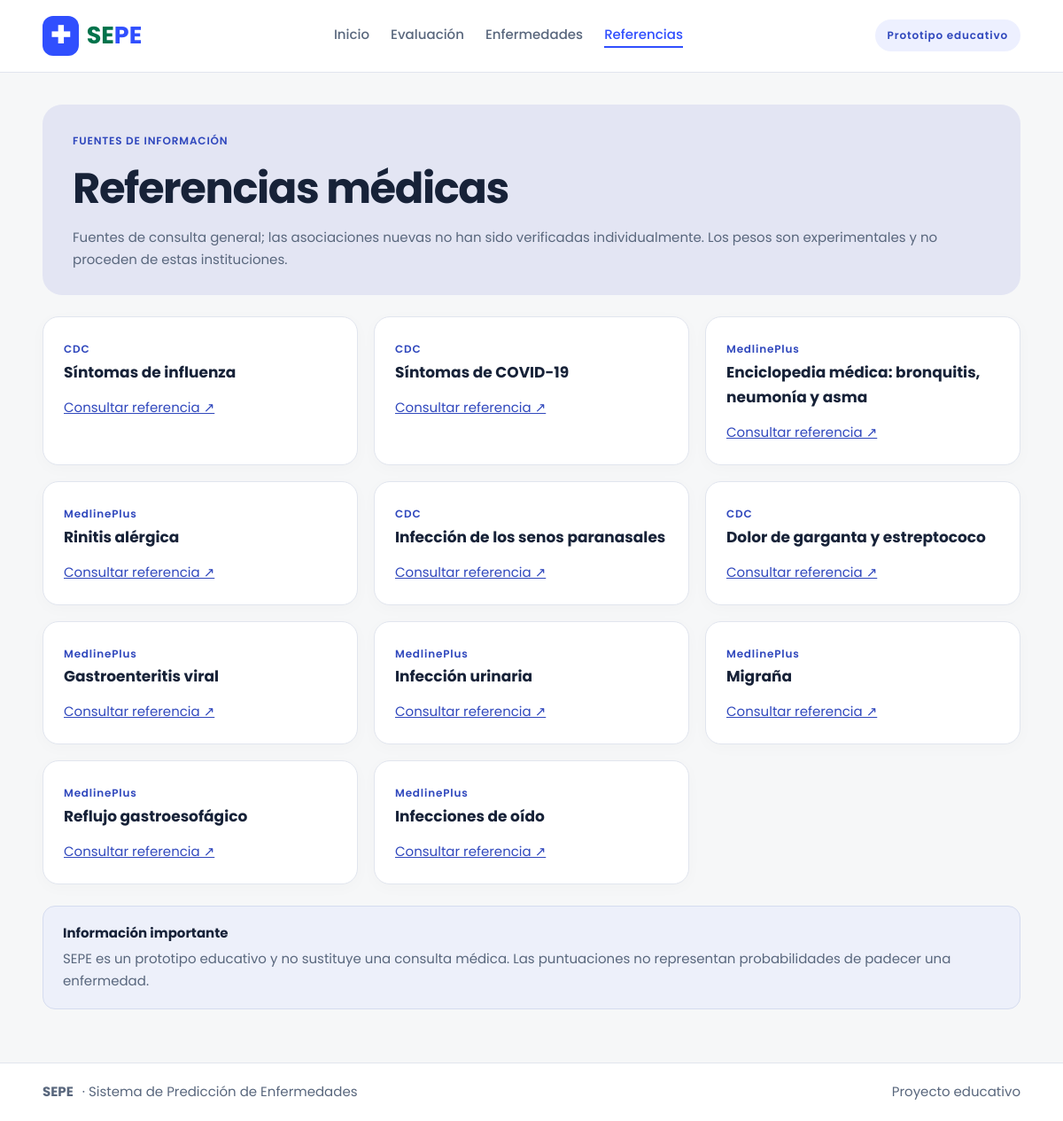
Page /?pagina=referencias on the earlier database version.
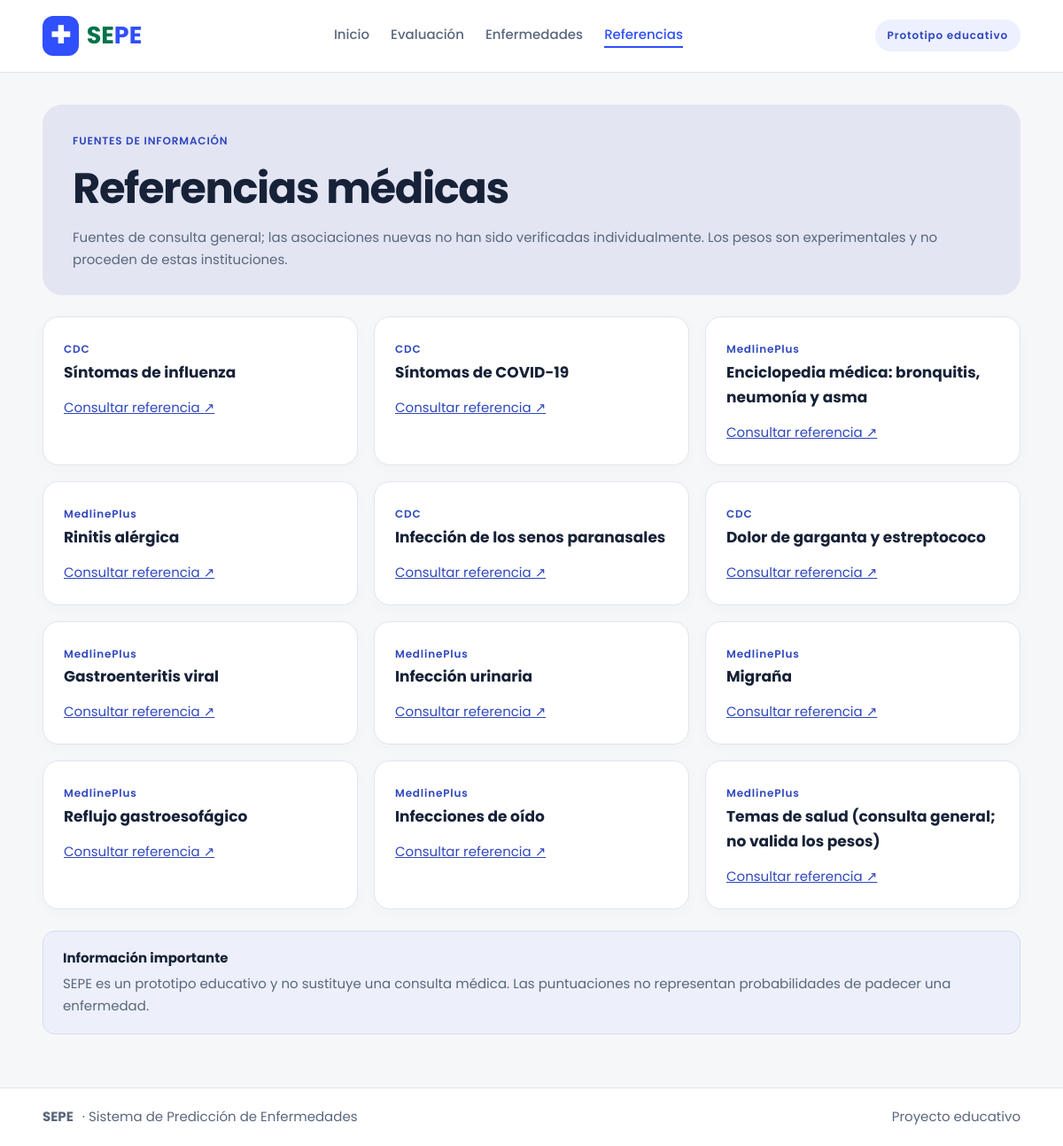
Same page on the later database version.
### tables this page shows
CREATE TABLE referencias (id INT AUTO_INCREMENT PRIMARY KEY, institucion VARCHAR(100) NOT NULL, titulo VARCHAR(200) NOT NULL, url VARCHAR(500) NOT NULL);

### index.php (the view, shortened to what this page needs)
<?php
require __DIR__ . '/config.php';
function h($v)
{
    return htmlspecialchars((string) $v, ENT_QUOTES, 'UTF-8');
}
$sintomas = $pdo->query('SELECT id,nombre,categoria FROM sintomas ORDER BY CASE categoria WHEN \'General\' THEN 0 WHEN \'Respiratorio\' THEN 1 ELSE 2 END,categoria,nombre')->fetchAll();
$validos = array_map('intval', array_column($sintomas, 'id'));
$seleccion = array_values(array_unique(array_filter(array_map('intval', (array) ($_POST['sintomas'] ?? [])), fn($id) => in_array($id, $validos, true))));
$edad = filter_var($_POST['edad'] ?? null, FILTER_VALIDATE_INT, ['options'=>['min_range'=>0,'max_range'=>120]]);
$sexo = is_string($_POST['sexo'] ?? null) ? $_POST['sexo'] : '';
$categorias = array_values(array_unique(array_column($sintomas,'categoria')));
$perfilValido = $edad !== false && in_array($sexo,['Femenino','Masculino'],true);
$evaluado = $_SERVER['REQUEST_METHOD'] === 'POST' && $perfilValido && count($seleccion)>0;
$pagina = $_GET['pagina'] ?? 'inicio';
$referencias = $pagina === 'referencias' ? $pdo->query('SELECT * FROM referencias ORDER BY id')->fetchAll() : [];
?>
<!doctype html><html lang="es"><head><link rel="stylesheet" href="assets/style.css"></head><body>
<header><a class="brand" href="index.php"><span class="logo">✚</span><span>SE<span>PE</span></span></a><nav><?php foreach(['inicio'=>'Inicio','sintomas'=>'Evaluación','enfermedades'=>'Enfermedades','referencias'=>'Referencias'] as $k=>$v): ?><a class="<?= $pagina===$k?'active':'' ?>" href="?pagina=<?= $k ?>"><?= $v ?></a><?php endforeach ?></nav><span class="pill">Prototipo educativo</span></header>
<main>
<?php if($pagina==='inicio'): ?>
<section class="hero"><div><span class="eyebrow">TECNOLOGÍA Y SALUD</span><h1>Conoce tus síntomas.<br><em>Explora sus coincidencias.</em></h1><p>SEPE es una herramienta educativa que permite explorar asociaciones entre síntomas y enfermedades mediante un modelo de puntuación experimental.</p><a class="btn green" href="?pagina=sintomas">Iniciar evaluación →</a> <a class="btn secondary" href="?pagina=enfermedades">Ver catálogo</a></div><div class="illustration"><img src="assets/health.svg" alt="Ilustración de un expediente médico"></div></section>
<div class="stats"><article><strong><?= count($sintomas) ?></strong> Síntomas registrados</article><article><strong><?= $pdo->query('SELECT COUNT(*) FROM enfermedades')->fetchColumn() ?></strong> Enfermedades</article><article><strong><?= count($categorias) ?></strong> Categorías de síntomas</article></div><h2>¿Cómo funciona?</h2><div class="grid steps"><article><b>01</b><h3>Completa tu perfil</h3><p>Ingresa edad y sexo, luego selecciona tus síntomas.</p></article><article><b>02</b><h3>Analiza coincidencias</h3><p>El sistema compara los síntomas con asociaciones ponderadas.</p></article><article><b>03</b><h3>Consulta resultados</h3><p>Explora las puntuaciones y las referencias médicas.</p></article></div>
<?php else: ?><div class="intro"><span class="eyebrow">FUENTES DE INFORMACIÓN</span><h1>Referencias médicas</h1><p>Fuentes de consulta general; las asociaciones nuevas no han sido verificadas individualmente. Los pesos son experimentales y no proceden de estas instituciones.</p></div><div class="grid"><?php foreach($referencias as $r): ?><article><span class="eyebrow"><?= h($r['institucion']) ?></span><h3><?= h($r['titulo']) ?></h3><a href="<?= h($r['url']) ?>" target="_blank" rel="noopener noreferrer">Consultar referencia ↗</a></article><?php endforeach ?></div><?php endif ?>
<div class="notice"><strong>Información importante</strong><p>SEPE es un prototipo educativo y no sustituye una consulta médica. Las puntuaciones no representan probabilidades de padecer una enfermedad.</p></div></main><footer><strong>SEPE</strong> · Sistema de Predicción de Enfermedades <span>Proyecto educativo</span></footer></body></html>

### assets/style.css (style rules this page uses)
:root { --blue:#304ffe;--green:#36854d;--ink:#172238;--muted:#59677d;--lav:#e3e5f3;--line:#e1e5ee }
* { box-sizing:border-box }
body { margin:0;background:#f6f7f8;color:var(--ink);font:15px/1.65 Poppins,system-ui,sans-serif;min-height:100vh;display:flex;flex-direction:column }
header { background:white;border-bottom:1px solid var(--line);display:flex;align-items:center;justify-content:space-between;padding:18px max(4vw,20px);gap:20px;flex-wrap:wrap }
.brand { display:flex;align-items:center;gap:9px;font-size:27px;font-weight:700;color:#00734b;text-decoration:none }
.brand span span { color:var(--blue) }
.logo { background:var(--blue);color:white;border-radius:12px;padding:0 9px }
nav { display:flex;gap:24px;flex-wrap:wrap }
nav a { color:var(--muted);text-decoration:none;font-weight:500 }
nav a.active { color:var(--blue);border-bottom:2px solid var(--blue) }
.pill,.eyebrow { font-size:12px;font-weight:600;letter-spacing:.07em;color:#3048bd }
.pill { background:#edf0ff;padding:8px 14px;border-radius:30px }
main { width:min(1180px,92%);margin:36px auto;flex:1 }
h1,h2,h3,p { margin-top:0 }
h1 { font-size:clamp(30px,4vw,48px);line-height:1.2;letter-spacing:-1.4px;margin:14px 0 }
h3 { font-size:17px;margin-bottom:14px }
p { color:var(--muted) }
a { color:#3048bd }
.stats,.grid { display:grid;grid-template-columns:repeat(3,minmax(0,1fr));gap:18px }
article { background:white;border:1px solid var(--line);border-radius:18px;padding:23px;box-shadow:0 4px 18px #17223806 }
.intro { background:var(--lav);border-radius:22px;padding:28px 34px;margin-bottom:24px }
.intro p { margin-bottom:0 }
.notice,.warning { padding:18px 22px;border-radius:14px;margin:24px 0;background:#edf0fa;border:1px solid #d5dcef }
.notice p,.warning p { margin:5px 0 0 }
footer { padding:20px 4vw;background:white;border-top:1px solid var(--line);color:var(--muted);display:flex;gap:10px;flex-wrap:wrap }
footer span { margin-left:auto }

Differences in the rows shown:
added referencias: institucion "MedlinePlus", titulo "Temas de salud (consulta general; no valida los pesos)"
